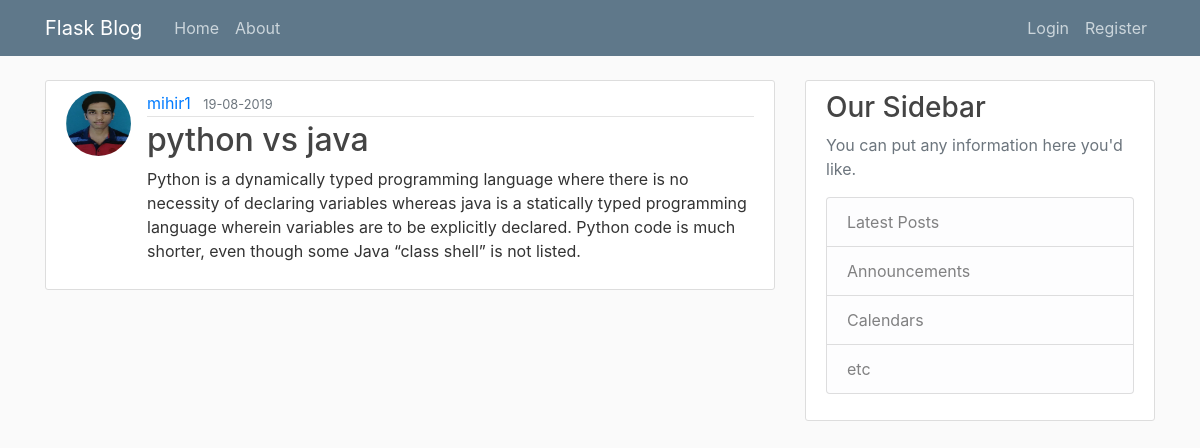
Page /post/7 on the committed database.
### flaskblog/models.py (models this page shows, shortened)
class User(db.Model,UserMixin):
    id=db.Column(db.Integer,primary_key=True)
    username=db.Column(db.String(20),unique=True,nullable=False)
    email=db.Column(db.String(120),unique=True,nullable=False)
    image_file=db.Column(db.String(20),nullable=False,default='default.jpg')
    password=db.Column(db.String(60),nullable=False)
    posts=db.relationship('Post',backref='author',lazy=True)

class Post(db.Model):
    id=db.Column(db.Integer,primary_key=True)
    title=db.Column(db.String(100),nullable=False)
    date_posted=db.Column(db.DateTime,nullable=False,default=datetime.utcnow)
    content=db.Column(db.Text,nullable=False)
    user_id=db.Column(db.Integer,db.ForeignKey('user.id'),nullable=False)

### flaskblog/posts/routes.py (the view)
@posts.route("/post/<int:post_id>")
def post(post_id):
    post=Post.query.get_or_404(post_id)
    return render_template('post.html',title=post.title,post=post)

### flaskblog/templates/post.html (shortened to what this page needs)
{% extends "layout.html" %}
{% block c%}
  <article class="media content-section">
    <img class="rounded-circle article-img" src="{{url_for('static',filename='profile_pics/'+post.author.image_file)}}">
    <div class="media-body">
      <div class="article-metadata">
        <a class="mr-2" href="{{url_for('users.user_posts',username=post.author.username)}}">{{ post.author.username }}</a>
        <small class="text-muted">{{ post.date_posted.strftime('%d-%m-%Y') }}</small>
      </div>
      <h2 class="article-title">{{ post.title }}</h2>
      <p class="article-content">{{ post.content }}</p>
    </div>
  </article>
{% endblock  %}

### flaskblog/static/main.css (style rules this page uses)
body { background: #fafafa; color: #333333; margin-top: 5rem; }
h1, h2, h3, h4, h5, h6 { color: #444444; }
.content-section { background: #ffffff; padding: 10px 20px; border: 1px solid #dddddd; border-radius: 3px; margin-bottom: 20px; }
.article-title { color: #444444; }
.article-content { white-space: pre-line; }
.article-img { height: 65px; width: 65px; margin-right: 16px; }
.article-metadata { padding-bottom: 1px; margin-bottom: 4px; border-bottom: 1px solid #e3e3e3 }

### rows in the picture
User: image_file (placeholder picture), author.username "mihir1"
Post: date_posted "19-08-2019", title "python vs java", content "Python is a dynamically typed programming language where there is no necessity of declaring variables whereas java is a statically typed programming language wherein variables are to be explicitly declared. Python code is much shorter, even though some Java “class shell” is not listed."
